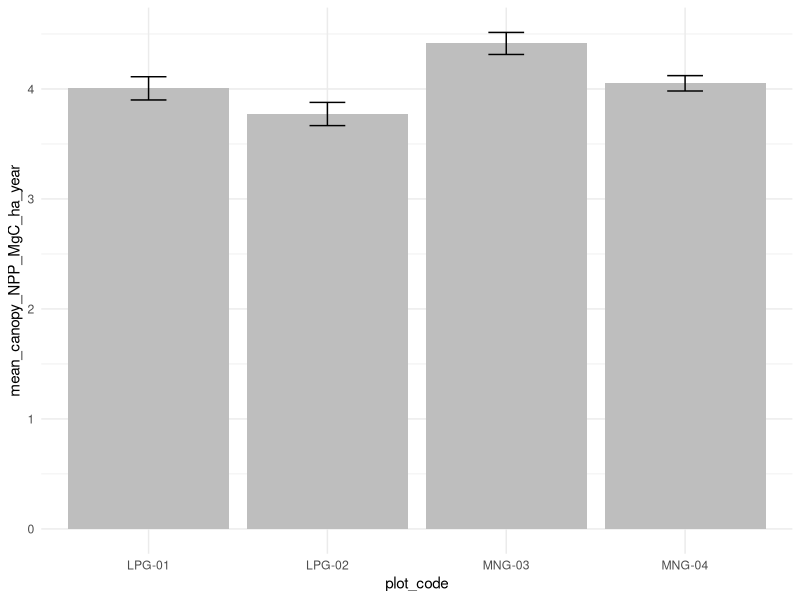
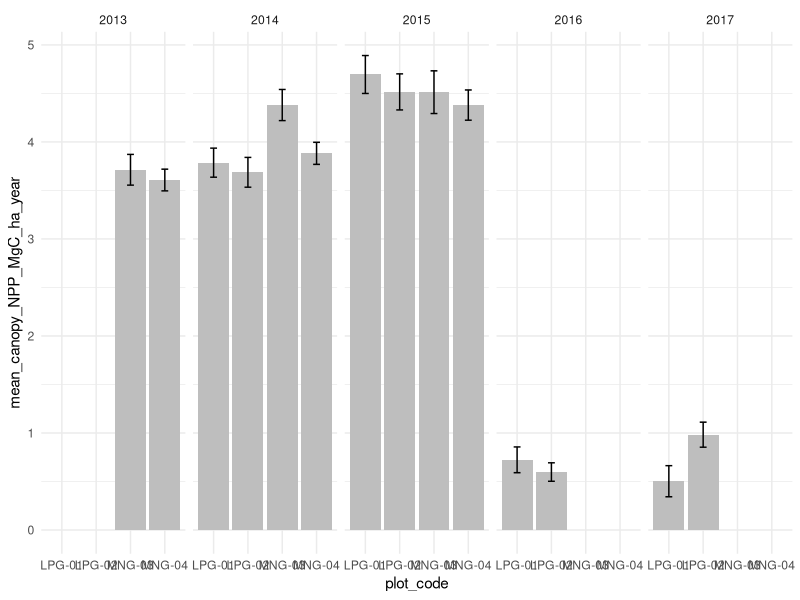

Source code (R) for these figures, in order:
library(tidyverse)
setwd('F:/Side_project/african_data_workshop/General/Dataset examples/plot_something')
census<-read_csv('fine_litter_fall_NPP_finest_KATH.csv')
census$totalflf_MgC_ha_month<-as.numeric(census$totalflf_MgC_ha_month)
census$plot_code<-as.factor(census$plot_code)

     #.........................Self functions.........................

weighted.var.se <- function(x, weights, na.rm = TRUE){
  var <- Hmisc::wtd.var(x, weights, na.rm)
  weights <- sum( (weights / sum(weights))^2 )
  
  sqrt(var*weights)
}

standard_error_calc <- function(x, na.rm=FALSE) {
  if (na.rm) x <- na.omit(x)
  sqrt(var(x)/length(x))
}

     #......................average the dataset.......................


NPP_by_plot<-census%>%
  mutate(totalflf_MgC_ha_year= totalflf_MgC_ha_month *12)%>%
  group_by(plot_code)%>%
  summarise(mean_canopy_NPP_MgC_ha_year = mean(totalflf_MgC_ha_year, na.rm=T),
            se_canopy_NPP_MgC_ha_year = standard_error_calc(totalflf_MgC_ha_year, na.rm=T))


NPP_by_year<-census%>%
  mutate(totalflf_MgC_ha_year= totalflf_MgC_ha_month *12)%>%
  group_by(year)%>%
  summarise(mean_canopy_NPP_MgC_ha_year = mean(totalflf_MgC_ha_year, na.rm=T))

NPP_by_year_by_plot<-census%>%
  mutate(totalflf_MgC_ha_year= totalflf_MgC_ha_month *12)%>%
  group_by(year,plot_code)%>%
  summarise(mean_canopy_NPP_MgC_ha_year = mean(totalflf_MgC_ha_year, na.rm=T),
            se_canopy_NPP_MgC_ha_year = standard_error_calc(totalflf_MgC_ha_year, na.rm=T))


NPP_by_year_by_plot_weighted<-census%>%
  mutate(totalflf_MgC_ha_year= totalflf_MgC_ha_month *12)%>%
  group_by(year,plot_code)%>%
  summarise(mean_canopy_NPP_MgC_ha_year = weighted.mean(totalflf_MgC_ha_year,meas_int_days, na.rm=T),
            se_canopy_NPP_MgC_ha_year = weighted.var.se(totalflf_MgC_ha_year,meas_int_days, na.rm=T))

     #........................Draw some plots.........................

ggplot(NPP_by_plot,
       aes(x = plot_code, y = mean_canopy_NPP_MgC_ha_year)) +
  geom_bar(stat = "identity",
           position = position_dodge(),
           fill = 'gray') +
  geom_errorbar(
    aes(
      ymin = mean_canopy_NPP_MgC_ha_year - se_canopy_NPP_MgC_ha_year,
      ymax = mean_canopy_NPP_MgC_ha_year + se_canopy_NPP_MgC_ha_year
    ),
    width = .2,
    position = position_dodge(.9)
  ) +
  theme_minimal()

# Facet wrap

ggplot(NPP_by_year_by_plot_weighted,
       aes(x = plot_code, y = mean_canopy_NPP_MgC_ha_year)) +
  geom_bar(stat = "identity",
           position = position_dodge(),
           fill = 'gray') +
  geom_errorbar(
    aes(
      ymin = mean_canopy_NPP_MgC_ha_year - se_canopy_NPP_MgC_ha_year,
      ymax = mean_canopy_NPP_MgC_ha_year + se_canopy_NPP_MgC_ha_year
    ),
    width = .2,
    position = position_dodge(.9)
  ) +
  facet_wrap(~year, ncol = 5)+
  theme_minimal()
